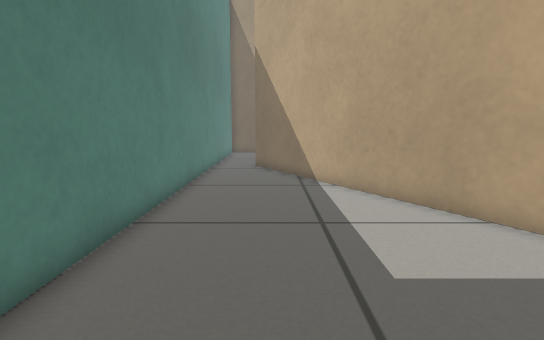
view 1 (above)

15 first-person views from a walk through a robot-simulator world made for Gazebo. The camera is 0.48 m above the floor, tilts 8° down and sees 80° across. The floor is counted in squares, 0.2 m on a side. Each view is taken from the middle of a square. On the plan, view 1 faces up. The plan holds only what a view shows up to about 19 squares ahead; the rest is blank.

view 2
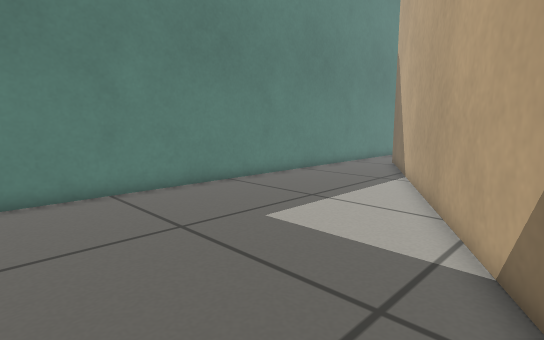

view 3
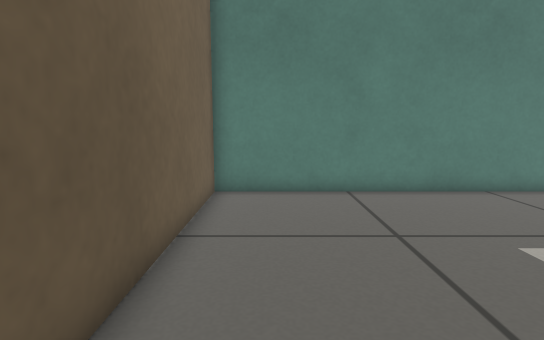

view 4
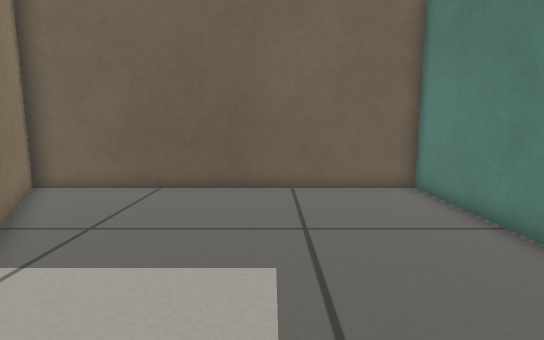

view 5
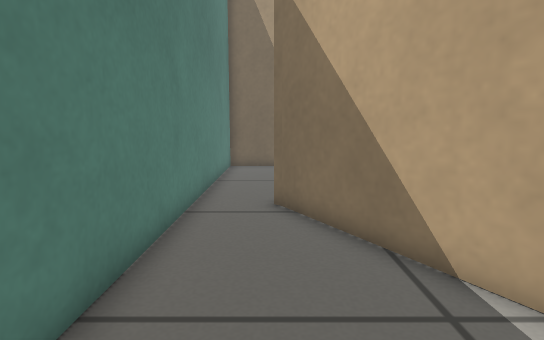

view 6
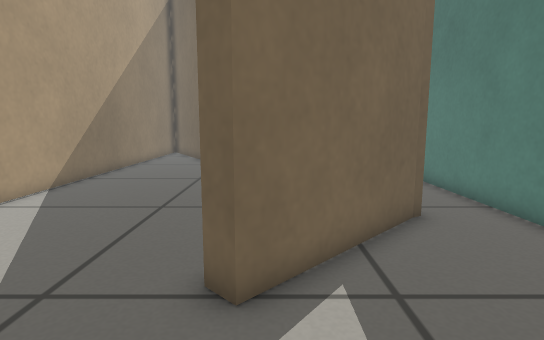

view 7
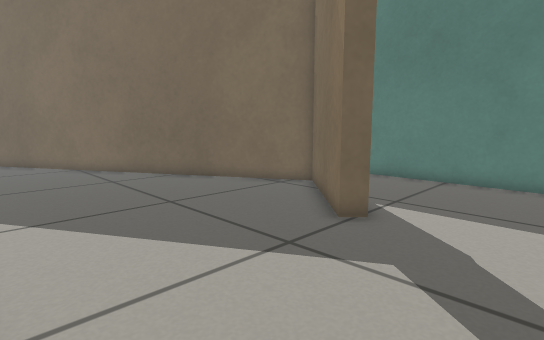

view 8
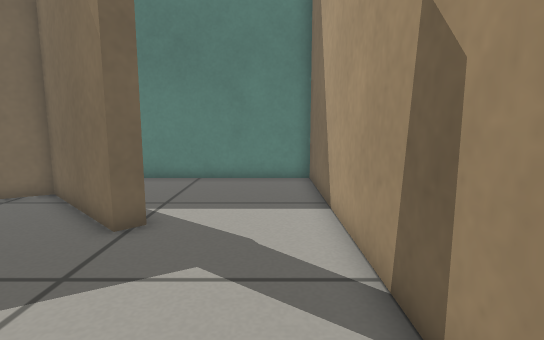

view 9
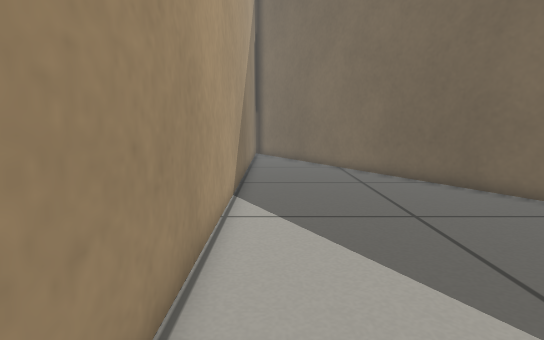

view 10
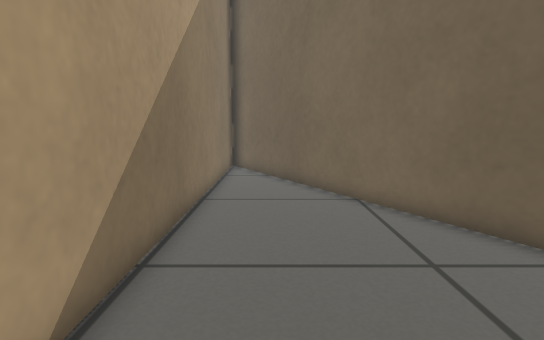

view 11
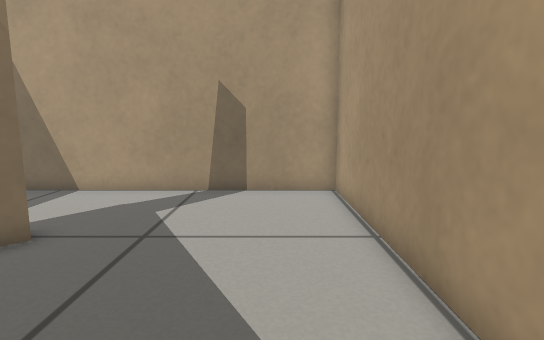

view 12
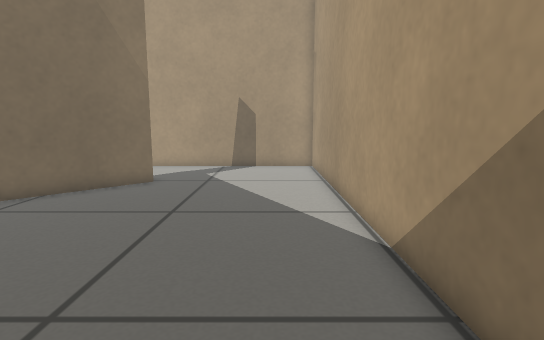

view 13
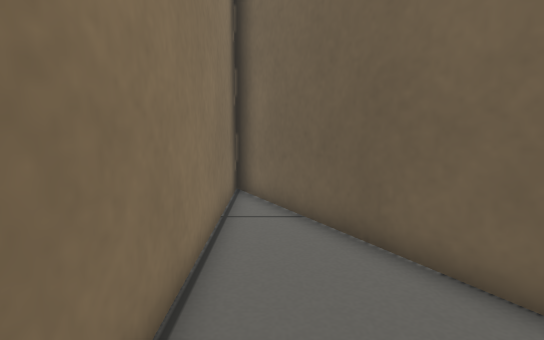

view 14
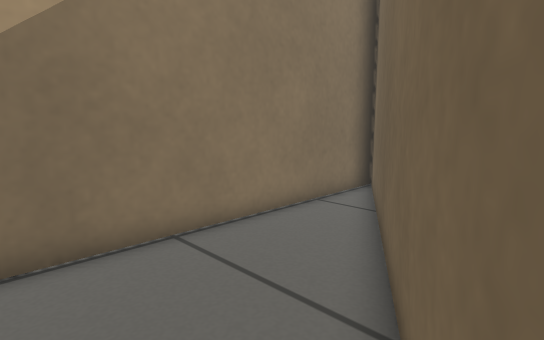

view 15
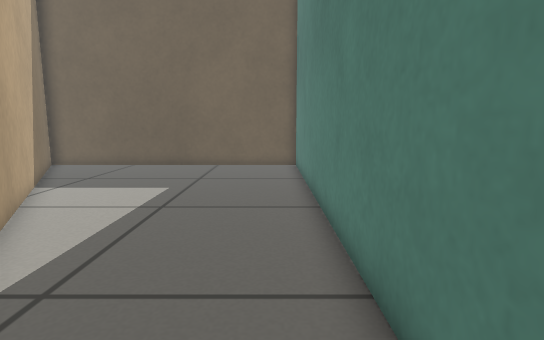

### Floor plan
Ten units are one square. View 1 is at (0, 0); x grows to the right and y downward. Boxes are objects, and circles mark ways between rooms. Rooms are numbered by the first view taken in them; rooms with no view inside come last. Other rooms are left out.
<svg viewBox="-39 -282 157 308">
<path fill="none" stroke="#000" d="M-34 -165 -34 21 111 21 2 -169M2 -169 -7 -184M-7 -189 35 -230 40 -225 1 -185 113 10 113 -277 -34 -277 -34 -165M-10 -187 -6 -189"/>
<circle cx="-20" cy="-170" r="3" fill="#2a7"/>
<text x="10" y="-60">1</text>
<text x="60" y="-180">2</text>
</svg>
Room 1 opens to room 2.

Where each view was taken, in squares from view 1:
view 1: 0 up, 0 right, facing up
view 2: 1 down, 8 right, facing up-left
view 3: 0 up, 8 right, facing left
view 4: 10 up, 2 right, facing down
view 5: 9 up, 1 left, facing up
view 6: 27 up, 3 right, facing down
view 7: 27 up, 11 right, facing down-left
view 8: 26 up, 11 right, facing left
view 9: 26 up, 10 right, facing down
view 10: 18 up, 9 right, facing down
view 11: 16 up, 9 right, facing up
view 12: 9 up, 9 right, facing up
view 13: 11 up, 10 right, facing down
view 14: 11 up, 5 right, facing down-right
view 15: 17 up, 2 left, facing down
